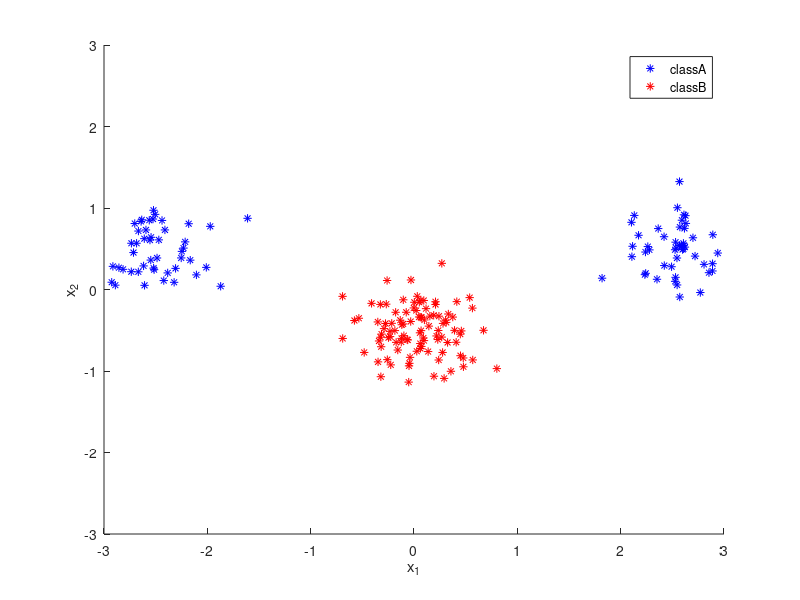

MATLAB code to generate this figure: (Note: this script raises an error after producing the figure.)
clc 
clear all

%%

%Nodes_dim = 2;
n_epoch = 200;
%eta = 0.1;
alpha = 0.9;

%%
% Generate non separable data
n = 100;
dim_outputs = 1;
mA1 = [ -2.5 , 0.5]; mA2 = [2.5, 0.5]; sigmaA = 0.3;
mB = [ 0.0, -0.5]; sigmaB = 0.3;

% Data
classA(1, 1:n/2) = randn(1,n/2).*sigmaA + mA1(1);
classA(1, n/2+1:n) = randn(1,n/2).*sigmaA + mA2(1);
classA(2, 1:n/2) = randn(1,n/2).*sigmaA + mA1(2);
classA(2, n/2+1:n) = randn(1,n/2).*sigmaA + mA2(2);
classB(1,:) = randn(1,n).*sigmaB + mB(1);
classB(2,:) = randn(1,n).*sigmaB + mB(2);
targetsA = ones(1,n);
targetsB = ones(1,n)*-1;
both_classes = [classA classB];
both_targets = [targetsA targetsB];

% Shuffle
N = size(both_targets,2);
indices = randperm(N);
shuffled_classes = both_classes(:,indices);
shuffled_targets = both_targets(:,indices);

%Bias
bias = ones(1,N);
X = [shuffled_classes; bias];
T = shuffled_targets;
X_dim = size(X,1);
T_dim = dim_outputs;

%%
% Plot classes  
figure
hold on;
axis([-3 3 -3 3]);
plot(classA(1,:), classA(2,:), 'b*');
plot(classB(1,:), classB(2,:), 'r*');
xlabel('x_1')
ylabel('x_2')
legend('classA', 'classB')

%%
n_epoch = 200;
misclassified = zeros(4, n_epoch);
error = zeros(4,5);
kk=0;
%Loop on the number of nodes in the hidden layer
Nodes_dim = 3;

for k = [0.01 0.1 0.2 0.4]
    
    kk = kk+1;
    %Nodes_dim = k;
    eta = k;
    % Initialize W
    mean = 0;
    std = 1/(N^(1/2));
    W = randn(Nodes_dim, X_dim).*std + mean;
    V = rands(T_dim, Nodes_dim +1).*std + mean; 

    dW = 0;
    dV = 0;

    %Loop on the epoch number
    for i = 1:n_epoch    

        %Forward Pass 
        hin = W * X;
        hout = [phi(hin); ones(1, N)];

        % Output Layer
        oin = V * hout;
        out = phi(oin);

        % 2. Backward pass
        delta_o = (out - T) .* phiprime(out);
        delta_h = (V' * delta_o) .* phiprime(hout);
        delta_h = delta_h(1:Nodes_dim, :); % remove bias term

        % 3. Weight update
        dW = (dW .* alpha) - (delta_h * X') .* (1 - alpha);
        dV = (dV .* alpha) - (delta_o * hout') .* (1 - alpha);
        W = W + dW .* eta;
        V = V + dV .* eta;
        
        %Computation of y_final
        yfinal = sign(out);
    
        %Error vector
        e = T - yfinal;
        
        %Number of misclassified samples for different hidden nodes    
        misclassified(kk,i) = sum(abs(e./2));
        %MSE for different hidden nodes
        error(kk,i) = (1/N)*sum((T - out).^2);     
        
    end
       
end

%%
% misclassified plot
plot ([1:n_epoch], misclassified(1, :))
hold on
plot ([1:n_epoch], misclassified(2, :))
hold on
plot ([1:n_epoch], misclassified(3, :))
legend('2 nodes', '4 ndoes', '8 nodes')
title('# misclassified samples - eta=0.2 - alpha=0.9  ')

%%
% misclassified plot on eta
plot ([1:n_epoch], misclassified(1, :))
hold on
plot ([1:n_epoch], misclassified(2, :))
hold on
plot ([1:n_epoch], misclassified(3, :))
hold on
plot ([1:n_epoch], misclassified(4, :))
legend('eta=0.1', 'eta=0.2', 'eta=0.4', 'eta=0.8')
title('#misclassified samples -#nodes=4 - epochs=200 - alpha=0.9')

%%

% MSE plot
plot ([1:n_epoch], error(1, :))
hold on
plot ([1:n_epoch], error(2, :))
hold on
plot ([1:n_epoch], error(3, :))
legend('2 nodes', '4 ndoes', '8 nodes')
title('MSE - eta=0.2 - alpha=0.9  ')

